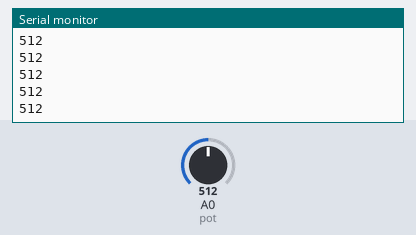
Bench run of a sketch on a simulated Arduino Uno, built with avr-gcc and run on an emulated ATmega328P. On the bench: the last lines printed to the serial monitor. The test bench sets the inputs (shaded band); at power-on: A0 (pot) = 512.

Above: at 1.2 s.
1.3 s: A0 (pot) set to 716
At 1.31 s:
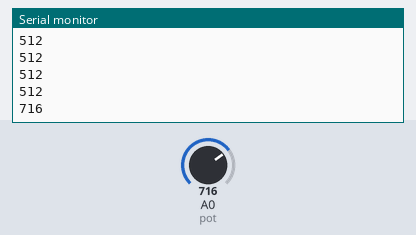
2.8 s: A0 (pot) set to 900
At 2.81 s:
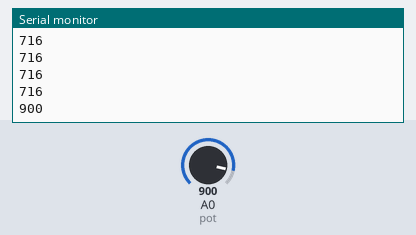
Timing chart, 0 to 5.8 s (numbered marks = the images above; inputs shaded):
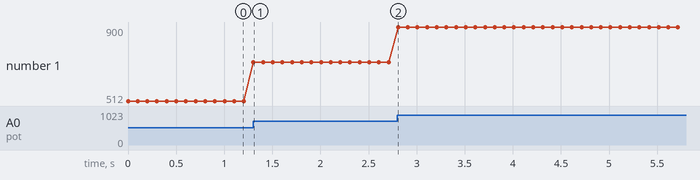

Measured:
- after the input at 1.3 s, the serial monitor: prints a new line at once (image 1)
- after the input at 2.8 s, the serial monitor: prints a new line at once (image 2)
- plotted number 1: 512 → 716 after the input at 1.3 s, 716 → 900 after the input at 2.8 s

The sketch:

uno-pot-control.ino
```cpp
#define pot A0  // Defining Arduino uno analog pin A0 for potentiometer

void setup()
{
  Serial.begin(9600); // start serial communication for reading potentiometer value from MATLAB
}

void loop()
{
  Serial.println(analogRead(pot)); // Pot value sending MATLAB
  delay(100);
}
```
